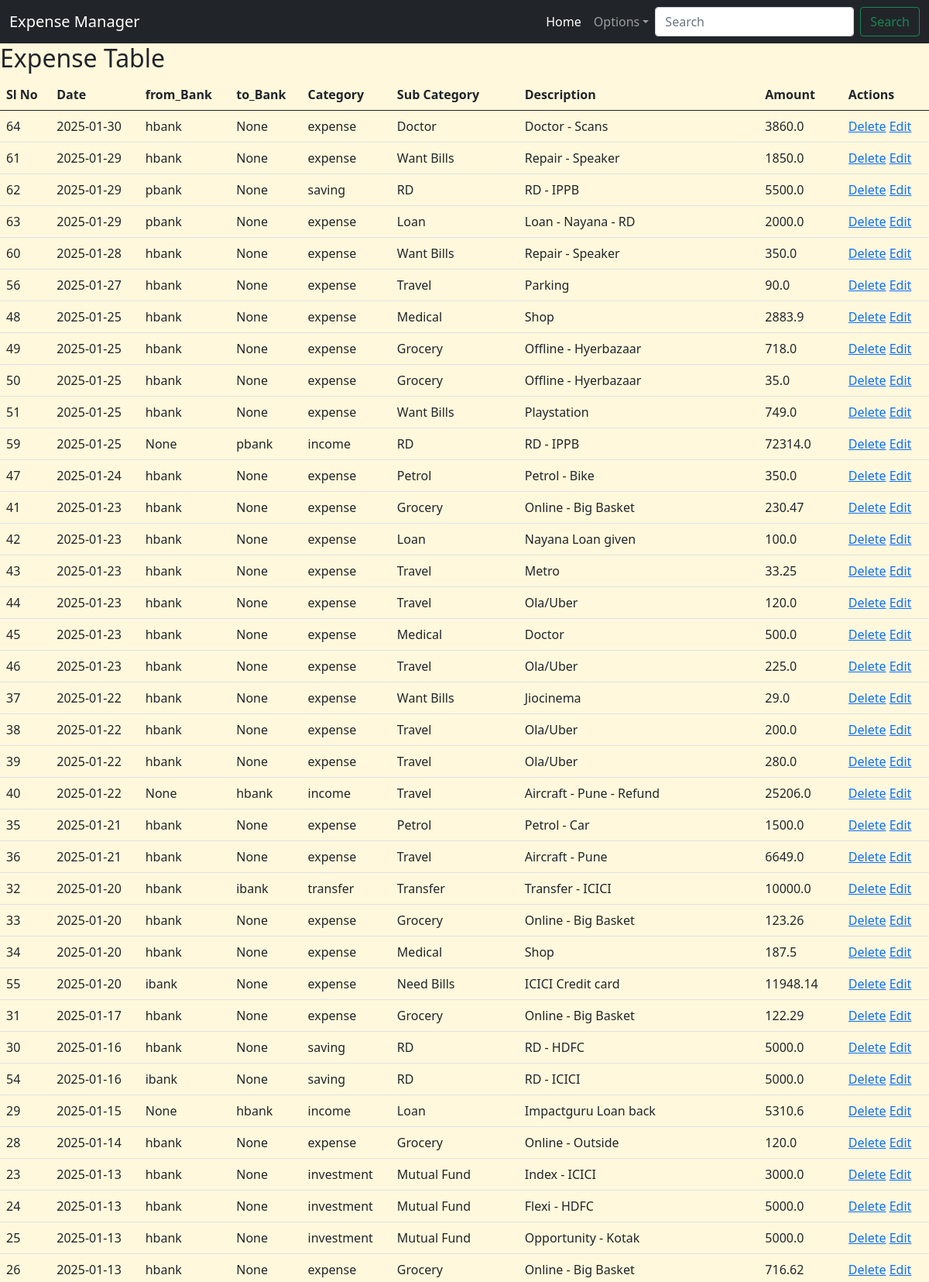
/view (upper part), run on the app's committed database.
### app.py (models this page shows)
class IncomeExpenseManager(db.Model):
    id = db.Column(db.Integer, primary_key=True)
    date = db.Column(db.Date, nullable=False)
    from_bank = db.Column(db.String(10), nullable=True)
    to_bank = db.Column(db.String(10), nullable=True)
    category = db.Column(db.String(20), nullable=False)
    sub_category = db.Column(db.String(50), nullable=False)
    description = db.Column(db.String(100), nullable=False)
    amount = db.Column(db.Float, nullable=False)

### app.py (the view)
@app.route('/view')
def view_expenses():
    expenses = IncomeExpenseManager.query.order_by(IncomeExpenseManager.date.desc()).all()
    return render_template('view_expenses.html', expenses=expenses)

### templates/view_expenses.html
{% extends 'base.html' %}
{% block content %}
<h2> Expense Table </h2>
<table class="table">
    <thead>
        <tr>
            <th>Sl No</th>
            <th>Date</th>
            <th>from_Bank</th>
            <th>to_Bank</th>
            <th>Category</th>
            <th>Sub Category</th>
            <th>Description</th>
            <th>Amount</th>
            <th>Actions</th>
        </tr>
    </thead>
    <tbody>
        {% for expense in expenses %}
        <tr>
            <td>{{expense.id}}</td>
            <td>{{expense.date}}</td>
            <td>{{expense.from_bank}}</td>
            <td>{{expense.to_bank}}</td>
            <td>{{expense.category}}</td>
            <td>{{expense.sub_category}}</td>
            <td>{{expense.description}}</td>
            <td>{{expense.amount}}</td>
            <td> <a href="{{url_for ('delete_expense', id=expense.id) }}" onclick="return confirm('Are you sure you want to delete this item?');">Delete</a>
            <a href="{{url_for ('edit_expense', id=expense.id) }}"> Edit</a> </td>
        </tr>
        {% endfor %}
    </tbody>
</table>
{% endblock %}

### templates/base.html (style rules this page uses)
body { background-color: cornsilk; }

### data on the page
IncomeExpenseManager: id "64", date "2025-01-30", from_bank "hbank", to_bank "None", category "expense", sub_category "Doctor", description "Doctor - Scans", amount "3860.0"
IncomeExpenseManager: id "61", date "2025-01-29", from_bank "hbank", to_bank "None", category "expense", sub_category "Want Bills", description "Repair - Speaker", amount "1850.0"
IncomeExpenseManager: id "62", date "2025-01-29", from_bank "pbank", to_bank "None", category "saving", sub_category "RD", description "RD - IPPB", amount "5500.0"
IncomeExpenseManager: id "63", date "2025-01-29", from_bank "pbank", to_bank "None", category "expense", sub_category "Loan", description "Loan - Nayana - RD", amount "2000.0"
IncomeExpenseManager: id "60", date "2025-01-28", from_bank "hbank", to_bank "None", category "expense", sub_category "Want Bills", description "Repair - Speaker", amount "350.0"
IncomeExpenseManager: id "56", date "2025-01-27", from_bank "hbank", to_bank "None", category "expense", sub_category "Travel", description "Parking", amount "90.0"
IncomeExpenseManager: id "48", date "2025-01-25", from_bank "hbank", to_bank "None", category "expense", sub_category "Medical", description "Shop", amount "2883.9"
IncomeExpenseManager: id "49", date "2025-01-25", from_bank "hbank", to_bank "None", category "expense", sub_category "Grocery", description "Offline - Hyerbazaar", amount "718.0"
IncomeExpenseManager: id "50", date "2025-01-25", from_bank "hbank", to_bank "None", category "expense", sub_category "Grocery", description "Offline - Hyerbazaar", amount "35.0"
IncomeExpenseManager: id "51", date "2025-01-25", from_bank "hbank", to_bank "None", category "expense", sub_category "Want Bills", description "Playstation", amount "749.0"
IncomeExpenseManager: id "59", date "2025-01-25", from_bank "None", to_bank "pbank", category "income", sub_category "RD", description "RD - IPPB", amount "72314.0"
IncomeExpenseManager: id "47", date "2025-01-24", from_bank "hbank", to_bank "None", category "expense", sub_category "Petrol", description "Petrol - Bike", amount "350.0"
IncomeExpenseManager: id "41", date "2025-01-23", from_bank "hbank", to_bank "None", category "expense", sub_category "Grocery", description "Online - Big Basket", amount "230.47"
IncomeExpenseManager: id "42", date "2025-01-23", from_bank "hbank", to_bank "None", category "expense", sub_category "Loan", description "Nayana Loan given", amount "100.0"
IncomeExpenseManager: id "43", date "2025-01-23", from_bank "hbank", to_bank "None", category "expense", sub_category "Travel", description "Metro", amount "33.25"
IncomeExpenseManager: id "44", date "2025-01-23", from_bank "hbank", to_bank "None", category "expense", sub_category "Travel", description "Ola/Uber", amount "120.0"
IncomeExpenseManager: id "45", date "2025-01-23", from_bank "hbank", to_bank "None", category "expense", sub_category "Medical", description "Doctor", amount "500.0"
IncomeExpenseManager: id "46", date "2025-01-23", from_bank "hbank", to_bank "None", category "expense", sub_category "Travel", description "Ola/Uber", amount "225.0"
IncomeExpenseManager: id "37", date "2025-01-22", from_bank "hbank", to_bank "None", category "expense", sub_category "Want Bills", description "Jiocinema", amount "29.0"
IncomeExpenseManager: id "38", date "2025-01-22", from_bank "hbank", to_bank "None", category "expense", sub_category "Travel", description "Ola/Uber", amount "200.0"
IncomeExpenseManager: id "39", date "2025-01-22", from_bank "hbank", to_bank "None", category "expense", sub_category "Travel", description "Ola/Uber", amount "280.0"
IncomeExpenseManager: id "40", date "2025-01-22", from_bank "None", to_bank "hbank", category "income", sub_category "Travel", description "Aircraft - Pune - Refund", amount "25206.0"
IncomeExpenseManager: id "35", date "2025-01-21", from_bank "hbank", to_bank "None", category "expense", sub_category "Petrol", description "Petrol - Car", amount "1500.0"
IncomeExpenseManager: id "36", date "2025-01-21", from_bank "hbank", to_bank "None", category "expense", sub_category "Travel", description "Aircraft - Pune", amount "6649.0"
IncomeExpenseManager: id "32", date "2025-01-20", from_bank "hbank", to_bank "ibank", category "transfer", sub_category "Transfer", description "Transfer - ICICI", amount "10000.0"
IncomeExpenseManager: id "33", date "2025-01-20", from_bank "hbank", to_bank "None", category "expense", sub_category "Grocery", description "Online - Big Basket", amount "123.26"
IncomeExpenseManager: id "34", date "2025-01-20", from_bank "hbank", to_bank "None", category "expense", sub_category "Medical", description "Shop", amount "187.5"
IncomeExpenseManager: id "55", date "2025-01-20", from_bank "ibank", to_bank "None", category "expense", sub_category "Need Bills", description "ICICI Credit card", amount "11948.14"
IncomeExpenseManager: id "31", date "2025-01-17", from_bank "hbank", to_bank "None", category "expense", sub_category "Grocery", description "Online - Big Basket", amount "122.29"
IncomeExpenseManager: id "30", date "2025-01-16", from_bank "hbank", to_bank "None", category "saving", sub_category "RD", description "RD - HDFC", amount "5000.0"
IncomeExpenseManager: id "54", date "2025-01-16", from_bank "ibank", to_bank "None", category "saving", sub_category "RD", description "RD - ICICI", amount "5000.0"
IncomeExpenseManager: id "29", date "2025-01-15", from_bank "None", to_bank "hbank", category "income", sub_category "Loan", description "Impactguru Loan back", amount "5310.6"
IncomeExpenseManager: id "28", date "2025-01-14", from_bank "hbank", to_bank "None", category "expense", sub_category "Grocery", description "Online - Outside", amount "120.0"
IncomeExpenseManager: id "23", date "2025-01-13", from_bank "hbank", to_bank "None", category "investment", sub_category "Mutual Fund", description "Index - ICICI", amount "3000.0"
IncomeExpenseManager: id "24", date "2025-01-13", from_bank "hbank", to_bank "None", category "investment", sub_category "Mutual Fund", description "Flexi - HDFC", amount "5000.0"
IncomeExpenseManager: id "25", date "2025-01-13", from_bank "hbank", to_bank "None", category "investment", sub_category "Mutual Fund", description "Opportunity - Kotak", amount "5000.0"
IncomeExpenseManager: id "26", date "2025-01-13", from_bank "hbank", to_bank "None", category "expense", sub_category "Grocery", description "Online - Big Basket", amount "716.62"
